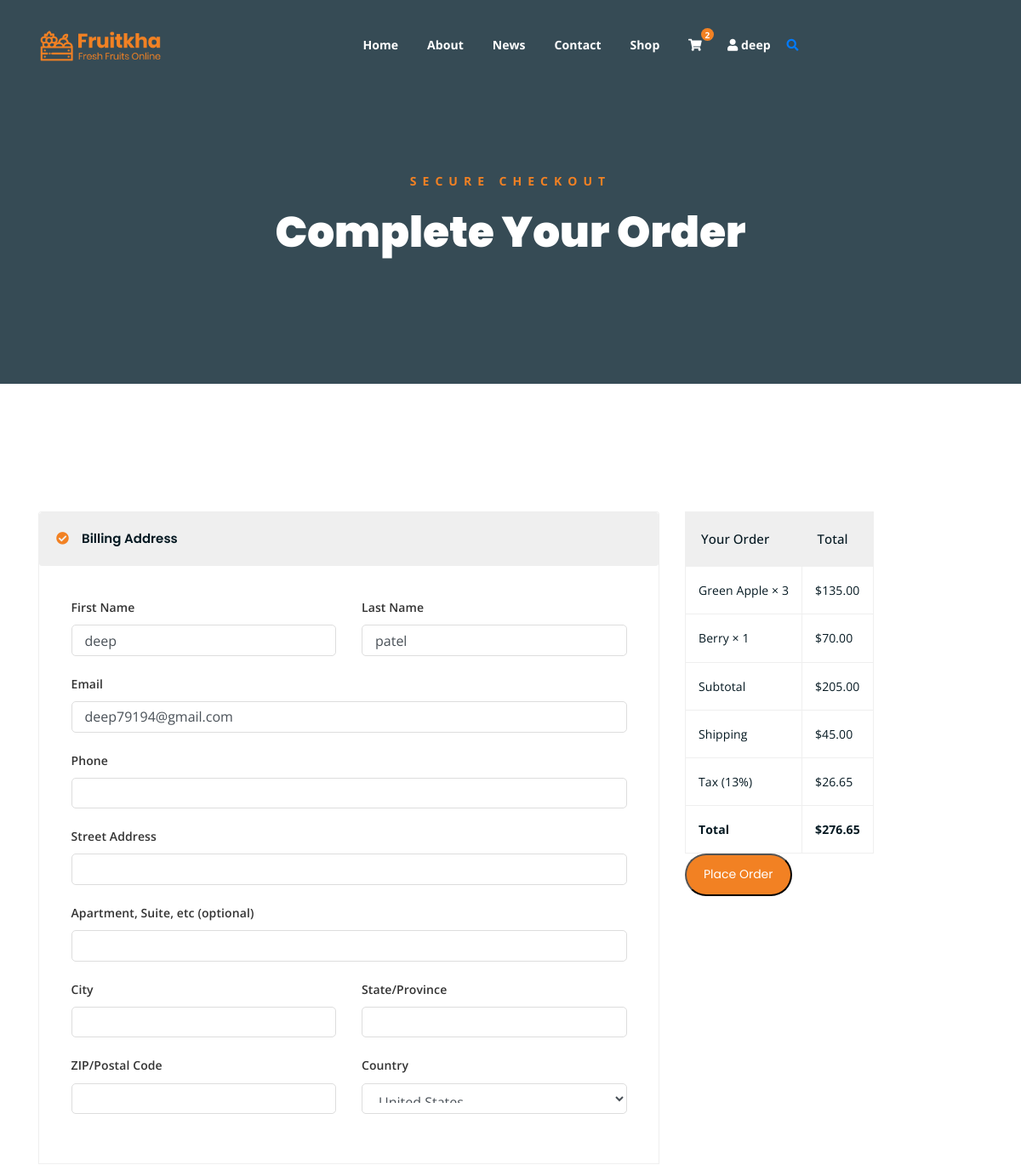
The app's page /checkout/ (signed in, upper part), older data.
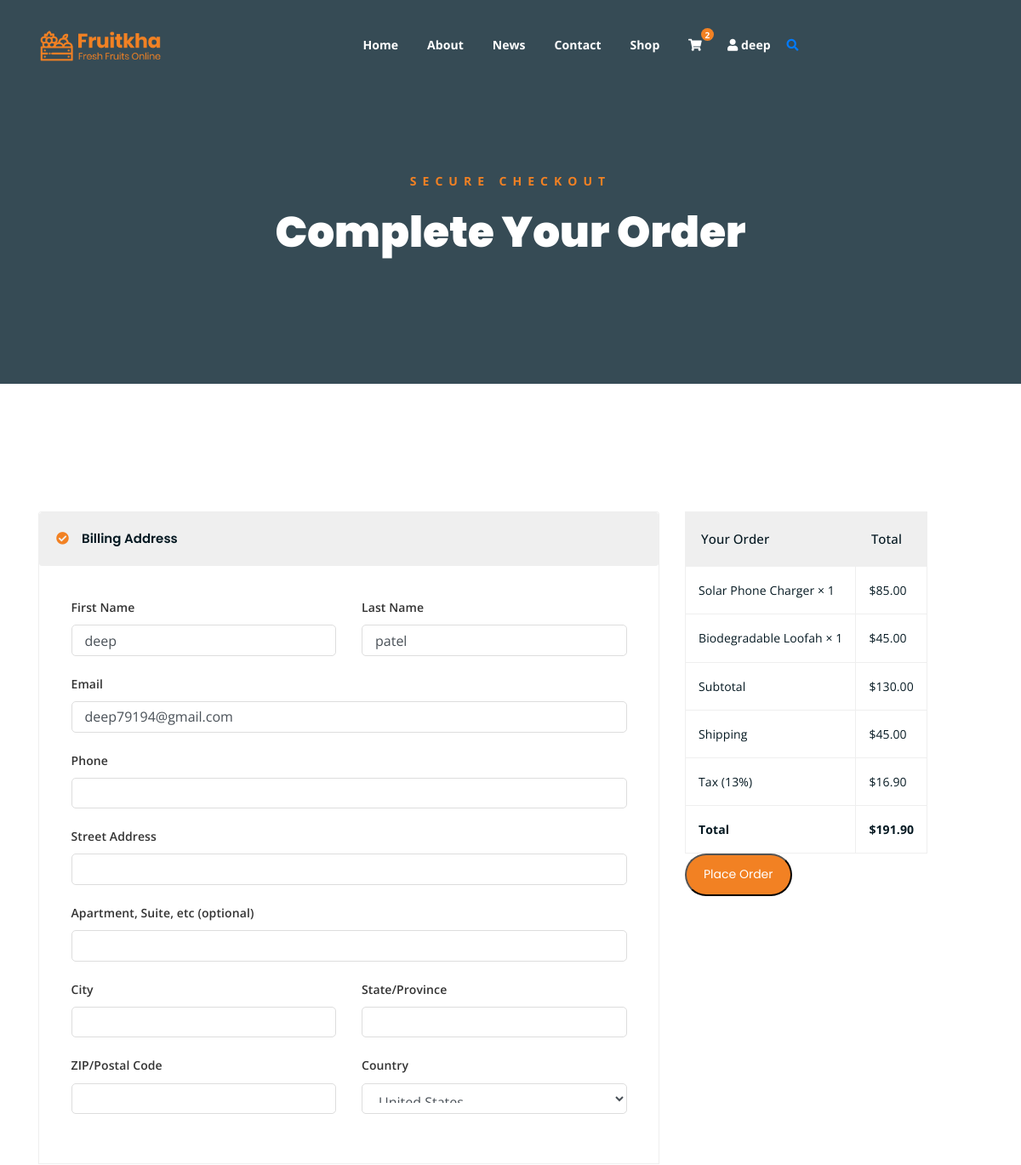
The same page, newer data.
### app1/models.py (models this page shows, shortened)
class CartItem(models.Model):
    cart = models.ForeignKey(Cart, related_name='items', on_delete=models.CASCADE)
    product = models.ForeignKey('Product', on_delete=models.CASCADE)
    quantity = models.PositiveIntegerField(default=1)
    price = models.DecimalField(max_digits=10, decimal_places=2)
    @property
    def total_price(self):
        return Decimal(self.price) * Decimal(self.quantity)

class Product(models.Model):
    CATEGORY_CHOICES = [
        ('Organic Food', 'Organic Food'),
        ('Household Items', 'Household Items'),
        ('Reusable Products', 'Reusable Products'),
        ('Eco Personal Care', 'Eco Personal Care'),
        ('Green Gadgets', 'Green Gadgets'),
        ('other', 'Other'),
    ]
    name = models.CharField(max_length=100)
    description = models.TextField()
    price = models.DecimalField(max_digits=10, decimal_places=2)
    category = models.CharField(max_length=30, choices=CATEGORY_CHOICES)
    image = models.ImageField(upload_to='products/')
    created_at = models.DateTimeField(auto_now_add=True)
    updated_at = models.DateTimeField(auto_now=True)
    class Meta:
        ordering = ['-created_at']

class Cart(models.Model):
    user = models.ForeignKey(settings.AUTH_USER_MODEL, on_delete=models.CASCADE)
    created_at = models.DateTimeField(auto_now_add=True)
    updated_at = models.DateTimeField(auto_now=True)
    @property
    def total_price(self):
        return sum(item.total_price for item in self.items.all())

### app1/views.py (the view)
# urls.py: path('checkout/', views.checkout_view, name='checkout'),
@login_required
def checkout_view(request):
    print("Checkout view accessed!")  # This will show in your console
    cart = request.user.cart
    subtotal = cart.total_price
    tax = subtotal * Decimal('0.13')  # 13% tax
    shipping = Decimal('45.00') if cart.items.count() > 0 else Decimal('0.00')
    total = subtotal + tax + shipping
    context = {
        'cart': cart,
        'subtotal': subtotal,
        'tax': tax,
        'shipping': shipping,
        'total': total,
    }
    return render(request, 'checkout.html',context)

### app1/context_processors.py (called while the page is built)
def cart_count(request):
    if request.user.is_authenticated:
        cart, created = Cart.objects.get_or_create(user=request.user)
        return {'cart_count': cart.items.count()}
    return {'cart_count': 0}

### app1/models.py (called while the page is built)
    @property
    def cart(self):
        cart, created = Cart.objects.get_or_create(user=self)
        return cart

### app1/static/templates/checkout.html (shortened to what the changed rows need)
{% extends 'base.html' %}
{% load static %}
{% block content %}
<div class="breadcrumb-section breadcrumb-bg">
    <div class="container">
        <div class="row">
            <div class="col-lg-8 offset-lg-2 text-center">
                <div class="breadcrumb-text">
                    <h1>Complete Your Order</h1>
                </div>
            </div>
        </div>
    </div>
</div>
<div class="checkout-section mt-150 mb-150">
    <div class="container">
        <form method="post" action="{% url 'checkout' %}">
            <div class="row">
                <div class="col-lg-4">
                    <div class="order-details-wrap">
                        <table class="order-details">
                            <thead>
                                <tr>
                                    <th>Your Order</th>
                                    <th>Total</th>
                                </tr>
                            </thead>
                            <tbody class="order-details-body">
                                {% for item in cart.items.all %}
                                <tr>
                                    <td>{{ item.product.name }} × {{ item.quantity }}</td>
                                    <td>${{ item.total_price|floatformat:2 }}</td>
                                </tr>
                                {% endfor %}
                            </tbody>
                            <tbody class="checkout-details">
                                <tr>
                                    <td>Subtotal</td>
                                    <td>${{ cart.total_price|floatformat:2 }}</td>
                                </tr>
                                <tr>
                                    <td>Tax (13%)</td>
                                    <td>${{ tax|floatformat:2 }}</td>
                                </tr>
                                <tr class="total">
                                    <td>
                                        {% if cart.items.count > 0 %}
                                            <strong>${{ total|floatformat:2 }}</strong>
                                        {% else %}
                                            <strong>$0.00</strong>
                                        {% endif %}
                                    </td>
                                </tr>
                            </tbody>
                        </table>
                    </div>
                </div>
            </div>
        </form>
    </div>
</div>
{% endblock %}

Row changes from the older to the newer data that the page shows:
removed CartItem: product.name "Green Apple", quantity "3", total_price "135.00"
removed CartItem: product.name "Berry", quantity "1", total_price "70.00"
added CartItem: product.name "Solar Phone Charger", quantity "1", total_price "85.00"
added CartItem: product.name "Biodegradable Loofah", quantity "1", total_price "45.00"
computed for Cart: total_price "205.00" → "130.00"
Text that changed along with them:
{{ tax|floatformat:2 }}: "26.65" → "16.90"
{{ total|floatformat:2 }}: "276.65" → "191.90"
